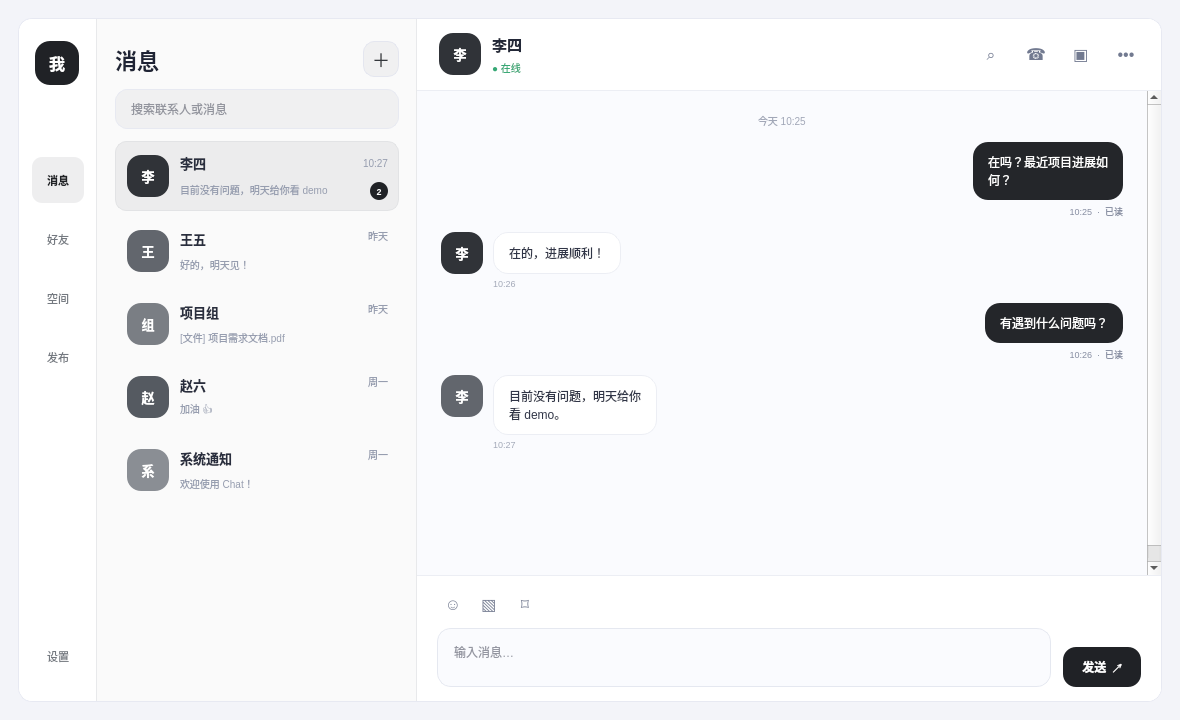
<?xml version="1.0" encoding="UTF-8"?>
<ui version="4.0">
 <class>LogicDialog</class>
 <widget class="QDialog" name="LogicDialog">
  <property name="geometry">
   <rect><x>0</x><y>0</y><width>1180</width><height>720</height></rect>
  </property>
  <property name="minimumSize">
   <size><width>980</width><height>620</height></size>
  </property>
  <property name="windowTitle"><string>Chat · 会话</string></property>
  <property name="styleSheet">
   <string notr="true">#LogicDialog {
    background: #f3f4f9;
}
#rootFrame {
    background: #ffffff;
    border: 1px solid #e7e9f2;
    border-radius: 14px;
}
#sideBar {
    background: #ffffff;
    border-right: 1px solid #e8e9eb;
    border-top-left-radius: 14px;
    border-bottom-left-radius: 14px;
}
#profileBadge {
    min-width: 44px;
    max-width: 44px;
    min-height: 44px;
    max-height: 44px;
    border-radius: 15px;
    background: #202226;
    color: #ffffff;
    font-size: 16px;
    font-weight: 700;
}
#messageNav, #contactNav, #spaceNav, #publishNav, #settingsNav {
    min-width: 52px;
    max-width: 52px;
    min-height: 46px;
    max-height: 46px;
    border: none;
    border-radius: 10px;
    color: #747980;
    background: transparent;
    font-size: 11px;
}
#messageNav:checked, #contactNav:checked, #spaceNav:checked, #publishNav:checked, #settingsNav:checked {
    color: #202226;
    background: #eeeeef;
    font-weight: 600;
}
#messageNav:hover, #contactNav:hover, #spaceNav:hover, #publishNav:hover, #settingsNav:hover {
    color: #202226;
    background: #f3f3f4;
}
#conversationPanel {
    background: #fafafa;
    border-right: 1px solid #e8e9eb;
}
#conversationTitle {
    color: #1f2435;
    font-size: 22px;
    font-weight: 700;
}
#addConversationButton {
    min-width: 34px;
    max-width: 34px;
    min-height: 34px;
    max-height: 34px;
    border: 1px solid #e4e6ef;
    border-radius: 11px;
    color: #34373c;
    background: #f0f0f1;
    font-size: 18px;
}
#addConversationButton:hover {
    background: #e7e7e8;
    border-color: #d8d9db;
}
#searchEdit {
    min-height: 38px;
    border: 1px solid #e7e9f1;
    border-radius: 12px;
    padding: 0 13px;
    color: #33384a;
    background: #f0f0f1;
    font-size: 12px;
}
#searchEdit:focus {
    border-color: #aeb1b7;
    background: #ffffff;
}
#conversationScroll {
    border: none;
    background: transparent;
}
#conversationScrollWidget {
    background: transparent;
}
#activeConversation {
    background: #ececed;
    border: 1px solid #e2e3e5;
    border-radius: 11px;
}
#conversationTwo, #conversationThree, #conversationFour, #conversationFive {
    background: transparent;
    border: 1px solid transparent;
    border-radius: 11px;
}
#conversationTwo:hover, #conversationThree:hover, #conversationFour:hover, #conversationFive:hover {
    background: #f0f0f1;
}
#avatarOne, #avatarTwo, #avatarThree, #avatarFour, #avatarFive, #chatAvatar, #messageAvatarOne, #messageAvatarTwo {
    min-width: 42px;
    max-width: 42px;
    min-height: 42px;
    max-height: 42px;
    border-radius: 14px;
    color: #ffffff;
    font-size: 13px;
    font-weight: 700;
}
#avatarOne, #chatAvatar, #messageAvatarOne { background: #303338; }
#avatarTwo { background: #62666d; }
#avatarThree { background: #7a7e84; }
#avatarFour { background: #555a61; }
#avatarFive { background: #8a8e94; }
#messageAvatarTwo { background: #62666d; }
#conversationNameOne, #conversationNameTwo, #conversationNameThree, #conversationNameFour, #conversationNameFive {
    color: #292e3e;
    font-size: 13px;
    font-weight: 600;
}
#conversationPreviewOne, #conversationPreviewTwo, #conversationPreviewThree, #conversationPreviewFour, #conversationPreviewFive,
#conversationTimeOne, #conversationTimeTwo, #conversationTimeThree, #conversationTimeFour, #conversationTimeFive {
    color: #969daf;
    font-size: 10px;
}
#unreadBadge {
    min-width: 18px;
    max-width: 18px;
    min-height: 18px;
    max-height: 18px;
    border-radius: 9px;
    background: #202226;
    color: #ffffff;
    font-size: 9px;
    font-weight: 700;
}
#chatPanel {
    background: #ffffff;
    border-top-right-radius: 14px;
    border-bottom-right-radius: 14px;
}
#chatHeader {
    background: #ffffff;
    border-bottom: 1px solid #eceef4;
    border-top-right-radius: 14px;
}
#chatName {
    color: #232838;
    font-size: 15px;
    font-weight: 700;
}
#chatStatus {
    color: #36a875;
    font-size: 10px;
}
#searchChatButton, #callButton, #videoButton, #moreButton {
    min-width: 34px;
    max-width: 34px;
    min-height: 34px;
    max-height: 34px;
    border: none;
    border-radius: 11px;
    background: transparent;
    color: #727a90;
    font-size: 16px;
}
#searchChatButton:hover, #callButton:hover, #videoButton:hover, #moreButton:hover {
    background: #f0f0f1;
    color: #202226;
}
#messageScroll {
    border: none;
    background: #fafbfe;
}
#messageScrollWidget {
    background: #fafbfe;
}
#dateLabel {
    color: #a1a7b7;
    font-size: 10px;
}
#incomingBubbleOne, #incomingBubbleTwo {
    background: #ffffff;
    border: 1px solid #eceef4;
    border-radius: 15px;
}
#outgoingBubbleOne, #outgoingBubbleTwo {
    background: #24262a;
    border: none;
    border-radius: 15px;
}
#incomingTextOne, #incomingTextTwo {
    color: #303547;
    font-size: 12px;
}
#outgoingTextOne, #outgoingTextTwo {
    color: #ffffff;
    font-size: 12px;
}
#incomingTimeOne, #incomingTimeTwo, #outgoingTimeOne, #outgoingTimeTwo {
    color: #a3a9b8;
    font-size: 9px;
}
#outgoingTimeOne, #outgoingTimeTwo {
    color: #858ca0;
}
#composerFrame {
    background: #ffffff;
    border-top: 1px solid #eceef4;
    border-bottom-right-radius: 14px;
}
#emojiButton, #imageButton, #fileButton {
    min-width: 32px;
    max-width: 32px;
    min-height: 32px;
    max-height: 32px;
    border: none;
    border-radius: 10px;
    background: transparent;
    color: #7b8296;
    font-size: 16px;
}
#emojiButton:hover, #imageButton:hover, #fileButton:hover {
    background: #f0f0f1;
    color: #202226;
}
#messageEdit {
    border: 1px solid #e5e8f0;
    border-radius: 14px;
    padding: 10px 12px;
    background: #fafbfe;
    color: #2d3244;
    font-size: 12px;
}
#messageEdit:focus {
    border-color: #aeb1b7;
    background: #ffffff;
}
#sendButton {
    min-width: 78px;
    min-height: 40px;
    border: none;
    border-radius: 13px;
    color: #ffffff;
    font-size: 12px;
    font-weight: 700;
    background: #202226;
}
#sendButton:hover {
    background: #3a3d42;
}</string>
  </property>
  <layout class="QVBoxLayout" name="dialogOuterLayout">
   <property name="leftMargin"><number>18</number></property>
   <property name="topMargin"><number>18</number></property>
   <property name="rightMargin"><number>18</number></property>
   <property name="bottomMargin"><number>18</number></property>
   <item>
    <widget class="QFrame" name="rootFrame">
     <property name="frameShape"><enum>QFrame::NoFrame</enum></property>
     <layout class="QHBoxLayout" name="rootLayout">
      <property name="spacing"><number>0</number></property>
      <property name="leftMargin"><number>0</number></property>
      <property name="topMargin"><number>0</number></property>
      <property name="rightMargin"><number>0</number></property>
      <property name="bottomMargin"><number>0</number></property>
      <item>
       <widget class="QFrame" name="sideBar">
        <property name="minimumSize"><size><width>78</width><height>0</height></size></property>
        <property name="maximumSize"><size><width>78</width><height>16777215</height></size></property>
        <property name="frameShape"><enum>QFrame::NoFrame</enum></property>
        <layout class="QVBoxLayout" name="sideLayout">
         <property name="spacing"><number>13</number></property>
         <property name="leftMargin"><number>13</number></property>
         <property name="topMargin"><number>22</number></property>
         <property name="rightMargin"><number>13</number></property>
         <property name="bottomMargin"><number>22</number></property>
         <item alignment="Qt::AlignHCenter"><widget class="QLabel" name="profileBadge"><property name="text"><string>我</string></property><property name="alignment"><set>Qt::AlignCenter</set></property></widget></item>
         <item><spacer name="sideTopSpacer"><property name="orientation"><enum>Qt::Vertical</enum></property><property name="sizeHint" stdset="0"><size><width>20</width><height>20</height></size></property></spacer></item>
         <item alignment="Qt::AlignHCenter"><widget class="QPushButton" name="messageNav"><property name="text"><string>消息</string></property><property name="checkable"><bool>true</bool></property><property name="checked"><bool>true</bool></property><property name="cursor"><cursorShape>PointingHandCursor</cursorShape></property></widget></item>
         <item alignment="Qt::AlignHCenter"><widget class="QPushButton" name="contactNav"><property name="text"><string>好友</string></property><property name="checkable"><bool>true</bool></property><property name="cursor"><cursorShape>PointingHandCursor</cursorShape></property></widget></item>
         <item alignment="Qt::AlignHCenter"><widget class="QPushButton" name="spaceNav"><property name="text"><string>空间</string></property><property name="checkable"><bool>true</bool></property><property name="cursor"><cursorShape>PointingHandCursor</cursorShape></property></widget></item>
         <item alignment="Qt::AlignHCenter"><widget class="QPushButton" name="publishNav"><property name="text"><string>发布</string></property><property name="checkable"><bool>true</bool></property><property name="cursor"><cursorShape>PointingHandCursor</cursorShape></property></widget></item>
         <item><spacer name="sideBottomSpacer"><property name="orientation"><enum>Qt::Vertical</enum></property><property name="sizeHint" stdset="0"><size><width>20</width><height>240</height></size></property></spacer></item>
         <item alignment="Qt::AlignHCenter"><widget class="QPushButton" name="settingsNav"><property name="text"><string>设置</string></property><property name="checkable"><bool>true</bool></property><property name="cursor"><cursorShape>PointingHandCursor</cursorShape></property></widget></item>
        </layout>
       </widget>
      </item>
      <item>
       <widget class="QFrame" name="conversationPanel">
        <property name="minimumSize"><size><width>292</width><height>0</height></size></property>
        <property name="maximumSize"><size><width>320</width><height>16777215</height></size></property>
        <property name="frameShape"><enum>QFrame::NoFrame</enum></property>
        <layout class="QVBoxLayout" name="conversationPanelLayout">
         <property name="spacing"><number>12</number></property>
         <property name="leftMargin"><number>18</number></property>
         <property name="topMargin"><number>22</number></property>
         <property name="rightMargin"><number>18</number></property>
         <property name="bottomMargin"><number>18</number></property>
         <item>
          <layout class="QHBoxLayout" name="conversationHeaderLayout">
           <item><widget class="QLabel" name="conversationTitle"><property name="text"><string>消息</string></property></widget></item>
           <item><spacer name="conversationHeaderSpacer"><property name="orientation"><enum>Qt::Horizontal</enum></property><property name="sizeHint" stdset="0"><size><width>40</width><height>20</height></size></property></spacer></item>
           <item><widget class="QPushButton" name="addConversationButton"><property name="text"><string>＋</string></property><property name="cursor"><cursorShape>PointingHandCursor</cursorShape></property></widget></item>
          </layout>
         </item>
         <item><widget class="QLineEdit" name="searchEdit"><property name="placeholderText"><string>搜索联系人或消息</string></property><property name="clearButtonEnabled"><bool>true</bool></property></widget></item>
         <item>
          <widget class="QScrollArea" name="conversationScroll">
           <property name="widgetResizable"><bool>true</bool></property>
           <property name="horizontalScrollBarPolicy"><enum>Qt::ScrollBarAlwaysOff</enum></property>
           <widget class="QWidget" name="conversationScrollWidget">
            <property name="geometry"><rect><x>0</x><y>0</y><width>252</width><height>550</height></rect></property>
            <layout class="QVBoxLayout" name="conversationListLayout">
             <property name="spacing"><number>7</number></property>
             <property name="leftMargin"><number>0</number></property><property name="topMargin"><number>0</number></property><property name="rightMargin"><number>0</number></property><property name="bottomMargin"><number>0</number></property>
             <item>
              <widget class="QFrame" name="activeConversation">
               <property name="minimumSize"><size><width>0</width><height>70</height></size></property>
               <layout class="QHBoxLayout" name="activeConversationLayout">
                <property name="spacing"><number>11</number></property><property name="leftMargin"><number>11</number></property><property name="topMargin"><number>10</number></property><property name="rightMargin"><number>10</number></property><property name="bottomMargin"><number>10</number></property>
                <item><widget class="QLabel" name="avatarOne"><property name="text"><string>李</string></property><property name="alignment"><set>Qt::AlignCenter</set></property></widget></item>
                <item>
                 <layout class="QVBoxLayout" name="activeConversationTextLayout">
                  <property name="spacing"><number>5</number></property>
                  <item><widget class="QLabel" name="conversationNameOne"><property name="text"><string>李四</string></property></widget></item>
                  <item><widget class="QLabel" name="conversationPreviewOne"><property name="text"><string>目前没有问题，明天给你看 demo</string></property><property name="textFormat"><enum>Qt::PlainText</enum></property></widget></item>
                 </layout>
                </item>
                <item>
                 <layout class="QVBoxLayout" name="activeConversationMetaLayout">
                  <property name="spacing"><number>8</number></property>
                  <item><widget class="QLabel" name="conversationTimeOne"><property name="text"><string>10:27</string></property><property name="alignment"><set>Qt::AlignRight|Qt::AlignVCenter</set></property></widget></item>
                  <item alignment="Qt::AlignRight"><widget class="QLabel" name="unreadBadge"><property name="text"><string>2</string></property><property name="alignment"><set>Qt::AlignCenter</set></property></widget></item>
                 </layout>
                </item>
               </layout>
              </widget>
             </item>
             <item>
              <widget class="QFrame" name="conversationTwo">
               <property name="minimumSize"><size><width>0</width><height>66</height></size></property>
               <layout class="QHBoxLayout" name="conversationTwoLayout"><property name="spacing"><number>11</number></property><property name="leftMargin"><number>11</number></property><property name="topMargin"><number>9</number></property><property name="rightMargin"><number>10</number></property><property name="bottomMargin"><number>9</number></property>
                <item><widget class="QLabel" name="avatarTwo"><property name="text"><string>王</string></property><property name="alignment"><set>Qt::AlignCenter</set></property></widget></item>
                <item><layout class="QVBoxLayout" name="conversationTwoTextLayout"><property name="spacing"><number>5</number></property><item><widget class="QLabel" name="conversationNameTwo"><property name="text"><string>王五</string></property></widget></item><item><widget class="QLabel" name="conversationPreviewTwo"><property name="text"><string>好的，明天见！</string></property></widget></item></layout></item>
                <item><widget class="QLabel" name="conversationTimeTwo"><property name="text"><string>昨天</string></property><property name="alignment"><set>Qt::AlignRight|Qt::AlignTop</set></property></widget></item>
               </layout>
              </widget>
             </item>
             <item>
              <widget class="QFrame" name="conversationThree">
               <property name="minimumSize"><size><width>0</width><height>66</height></size></property>
               <layout class="QHBoxLayout" name="conversationThreeLayout"><property name="spacing"><number>11</number></property><property name="leftMargin"><number>11</number></property><property name="topMargin"><number>9</number></property><property name="rightMargin"><number>10</number></property><property name="bottomMargin"><number>9</number></property>
                <item><widget class="QLabel" name="avatarThree"><property name="text"><string>组</string></property><property name="alignment"><set>Qt::AlignCenter</set></property></widget></item>
                <item><layout class="QVBoxLayout" name="conversationThreeTextLayout"><property name="spacing"><number>5</number></property><item><widget class="QLabel" name="conversationNameThree"><property name="text"><string>项目组</string></property></widget></item><item><widget class="QLabel" name="conversationPreviewThree"><property name="text"><string>[文件] 项目需求文档.pdf</string></property></widget></item></layout></item>
                <item><widget class="QLabel" name="conversationTimeThree"><property name="text"><string>昨天</string></property><property name="alignment"><set>Qt::AlignRight|Qt::AlignTop</set></property></widget></item>
               </layout>
              </widget>
             </item>
             <item>
              <widget class="QFrame" name="conversationFour">
               <property name="minimumSize"><size><width>0</width><height>66</height></size></property>
               <layout class="QHBoxLayout" name="conversationFourLayout"><property name="spacing"><number>11</number></property><property name="leftMargin"><number>11</number></property><property name="topMargin"><number>9</number></property><property name="rightMargin"><number>10</number></property><property name="bottomMargin"><number>9</number></property>
                <item><widget class="QLabel" name="avatarFour"><property name="text"><string>赵</string></property><property name="alignment"><set>Qt::AlignCenter</set></property></widget></item>
                <item><layout class="QVBoxLayout" name="conversationFourTextLayout"><property name="spacing"><number>5</number></property><item><widget class="QLabel" name="conversationNameFour"><property name="text"><string>赵六</string></property></widget></item><item><widget class="QLabel" name="conversationPreviewFour"><property name="text"><string>加油 👍</string></property></widget></item></layout></item>
                <item><widget class="QLabel" name="conversationTimeFour"><property name="text"><string>周一</string></property><property name="alignment"><set>Qt::AlignRight|Qt::AlignTop</set></property></widget></item>
               </layout>
              </widget>
             </item>
             <item>
              <widget class="QFrame" name="conversationFive">
               <property name="minimumSize"><size><width>0</width><height>66</height></size></property>
               <layout class="QHBoxLayout" name="conversationFiveLayout"><property name="spacing"><number>11</number></property><property name="leftMargin"><number>11</number></property><property name="topMargin"><number>9</number></property><property name="rightMargin"><number>10</number></property><property name="bottomMargin"><number>9</number></property>
                <item><widget class="QLabel" name="avatarFive"><property name="text"><string>系</string></property><property name="alignment"><set>Qt::AlignCenter</set></property></widget></item>
                <item><layout class="QVBoxLayout" name="conversationFiveTextLayout"><property name="spacing"><number>5</number></property><item><widget class="QLabel" name="conversationNameFive"><property name="text"><string>系统通知</string></property></widget></item><item><widget class="QLabel" name="conversationPreviewFive"><property name="text"><string>欢迎使用 Chat！</string></property></widget></item></layout></item>
                <item><widget class="QLabel" name="conversationTimeFive"><property name="text"><string>周一</string></property><property name="alignment"><set>Qt::AlignRight|Qt::AlignTop</set></property></widget></item>
               </layout>
              </widget>
             </item>
             <item><spacer name="conversationBottomSpacer"><property name="orientation"><enum>Qt::Vertical</enum></property><property name="sizeHint" stdset="0"><size><width>20</width><height>180</height></size></property></spacer></item>
            </layout>
           </widget>
          </widget>
         </item>
        </layout>
       </widget>
      </item>
      <item>
       <widget class="QFrame" name="chatPanel">
        <property name="frameShape"><enum>QFrame::NoFrame</enum></property>
        <layout class="QVBoxLayout" name="chatPanelLayout">
         <property name="spacing"><number>0</number></property><property name="leftMargin"><number>0</number></property><property name="topMargin"><number>0</number></property><property name="rightMargin"><number>0</number></property><property name="bottomMargin"><number>0</number></property>
         <item>
          <widget class="QFrame" name="chatHeader">
           <property name="minimumSize"><size><width>0</width><height>72</height></size></property>
           <property name="maximumSize"><size><width>16777215</width><height>72</height></size></property>
           <layout class="QHBoxLayout" name="chatHeaderLayout">
            <property name="spacing"><number>11</number></property><property name="leftMargin"><number>22</number></property><property name="topMargin"><number>14</number></property><property name="rightMargin"><number>18</number></property><property name="bottomMargin"><number>14</number></property>
            <item><widget class="QLabel" name="chatAvatar"><property name="text"><string>李</string></property><property name="alignment"><set>Qt::AlignCenter</set></property></widget></item>
            <item><layout class="QVBoxLayout" name="chatNameLayout"><property name="spacing"><number>3</number></property><item><widget class="QLabel" name="chatName"><property name="text"><string>李四</string></property></widget></item><item><widget class="QLabel" name="chatStatus"><property name="text"><string>● 在线</string></property></widget></item></layout></item>
            <item><spacer name="chatHeaderSpacer"><property name="orientation"><enum>Qt::Horizontal</enum></property><property name="sizeHint" stdset="0"><size><width>40</width><height>20</height></size></property></spacer></item>
            <item><widget class="QPushButton" name="searchChatButton"><property name="text"><string>⌕</string></property><property name="toolTip"><string>搜索聊天记录</string></property><property name="cursor"><cursorShape>PointingHandCursor</cursorShape></property></widget></item>
            <item><widget class="QPushButton" name="callButton"><property name="text"><string>☎</string></property><property name="toolTip"><string>语音通话</string></property><property name="cursor"><cursorShape>PointingHandCursor</cursorShape></property></widget></item>
            <item><widget class="QPushButton" name="videoButton"><property name="text"><string>▣</string></property><property name="toolTip"><string>视频通话</string></property><property name="cursor"><cursorShape>PointingHandCursor</cursorShape></property></widget></item>
            <item><widget class="QPushButton" name="moreButton"><property name="text"><string>•••</string></property><property name="toolTip"><string>更多</string></property><property name="cursor"><cursorShape>PointingHandCursor</cursorShape></property></widget></item>
           </layout>
          </widget>
         </item>
         <item>
          <widget class="QScrollArea" name="messageScroll">
           <property name="widgetResizable"><bool>true</bool></property>
           <property name="horizontalScrollBarPolicy"><enum>Qt::ScrollBarAlwaysOff</enum></property>
           <widget class="QWidget" name="messageScrollWidget">
            <property name="geometry"><rect><x>0</x><y>0</y><width>738</width><height>478</height></rect></property>
            <layout class="QVBoxLayout" name="messageListLayout">
             <property name="spacing"><number>14</number></property><property name="leftMargin"><number>24</number></property><property name="topMargin"><number>22</number></property><property name="rightMargin"><number>24</number></property><property name="bottomMargin"><number>22</number></property>
             <item alignment="Qt::AlignHCenter"><widget class="QLabel" name="dateLabel"><property name="text"><string>今天 10:25</string></property></widget></item>
             <item>
              <layout class="QHBoxLayout" name="outgoingRowOne"><property name="spacing"><number>10</number></property><item><spacer name="outgoingSpacerOne"><property name="orientation"><enum>Qt::Horizontal</enum></property><property name="sizeHint" stdset="0"><size><width>180</width><height>20</height></size></property></spacer></item><item><layout class="QVBoxLayout" name="outgoingMessageOneLayout"><property name="spacing"><number>4</number></property><item><widget class="QFrame" name="outgoingBubbleOne"><layout class="QVBoxLayout" name="outgoingBubbleOneLayout"><property name="leftMargin"><number>15</number></property><property name="topMargin"><number>11</number></property><property name="rightMargin"><number>15</number></property><property name="bottomMargin"><number>11</number></property><item><widget class="QLabel" name="outgoingTextOne"><property name="text"><string>在吗？最近项目进展如何？</string></property><property name="wordWrap"><bool>true</bool></property></widget></item></layout></widget></item><item><widget class="QLabel" name="outgoingTimeOne"><property name="text"><string>10:25  ·  已读</string></property><property name="alignment"><set>Qt::AlignRight|Qt::AlignVCenter</set></property></widget></item></layout></item></layout>
             </item>
             <item>
              <layout class="QHBoxLayout" name="incomingRowOne"><property name="spacing"><number>10</number></property><item alignment="Qt::AlignTop"><widget class="QLabel" name="messageAvatarOne"><property name="text"><string>李</string></property><property name="alignment"><set>Qt::AlignCenter</set></property></widget></item><item><layout class="QVBoxLayout" name="incomingMessageOneLayout"><property name="spacing"><number>4</number></property><item><widget class="QFrame" name="incomingBubbleOne"><layout class="QVBoxLayout" name="incomingBubbleOneLayout"><property name="leftMargin"><number>15</number></property><property name="topMargin"><number>11</number></property><property name="rightMargin"><number>15</number></property><property name="bottomMargin"><number>11</number></property><item><widget class="QLabel" name="incomingTextOne"><property name="text"><string>在的，进展顺利！</string></property><property name="wordWrap"><bool>true</bool></property></widget></item></layout></widget></item><item><widget class="QLabel" name="incomingTimeOne"><property name="text"><string>10:26</string></property></widget></item></layout></item><item><spacer name="incomingSpacerOne"><property name="orientation"><enum>Qt::Horizontal</enum></property><property name="sizeHint" stdset="0"><size><width>220</width><height>20</height></size></property></spacer></item></layout>
             </item>
             <item>
              <layout class="QHBoxLayout" name="outgoingRowTwo"><property name="spacing"><number>10</number></property><item><spacer name="outgoingSpacerTwo"><property name="orientation"><enum>Qt::Horizontal</enum></property><property name="sizeHint" stdset="0"><size><width>180</width><height>20</height></size></property></spacer></item><item><layout class="QVBoxLayout" name="outgoingMessageTwoLayout"><property name="spacing"><number>4</number></property><item><widget class="QFrame" name="outgoingBubbleTwo"><layout class="QVBoxLayout" name="outgoingBubbleTwoLayout"><property name="leftMargin"><number>15</number></property><property name="topMargin"><number>11</number></property><property name="rightMargin"><number>15</number></property><property name="bottomMargin"><number>11</number></property><item><widget class="QLabel" name="outgoingTextTwo"><property name="text"><string>有遇到什么问题吗？</string></property><property name="wordWrap"><bool>true</bool></property></widget></item></layout></widget></item><item><widget class="QLabel" name="outgoingTimeTwo"><property name="text"><string>10:26  ·  已读</string></property><property name="alignment"><set>Qt::AlignRight|Qt::AlignVCenter</set></property></widget></item></layout></item></layout>
             </item>
             <item>
              <layout class="QHBoxLayout" name="incomingRowTwo"><property name="spacing"><number>10</number></property><item alignment="Qt::AlignTop"><widget class="QLabel" name="messageAvatarTwo"><property name="text"><string>李</string></property><property name="alignment"><set>Qt::AlignCenter</set></property></widget></item><item><layout class="QVBoxLayout" name="incomingMessageTwoLayout"><property name="spacing"><number>4</number></property><item><widget class="QFrame" name="incomingBubbleTwo"><layout class="QVBoxLayout" name="incomingBubbleTwoLayout"><property name="leftMargin"><number>15</number></property><property name="topMargin"><number>11</number></property><property name="rightMargin"><number>15</number></property><property name="bottomMargin"><number>11</number></property><item><widget class="QLabel" name="incomingTextTwo"><property name="text"><string>目前没有问题，明天给你看 demo。</string></property><property name="wordWrap"><bool>true</bool></property></widget></item></layout></widget></item><item><widget class="QLabel" name="incomingTimeTwo"><property name="text"><string>10:27</string></property></widget></item></layout></item><item><spacer name="incomingSpacerTwo"><property name="orientation"><enum>Qt::Horizontal</enum></property><property name="sizeHint" stdset="0"><size><width>180</width><height>20</height></size></property></spacer></item></layout>
             </item>
             <item><spacer name="messagesBottomSpacer"><property name="orientation"><enum>Qt::Vertical</enum></property><property name="sizeHint" stdset="0"><size><width>20</width><height>120</height></size></property></spacer></item>
            </layout>
           </widget>
          </widget>
         </item>
         <item>
          <widget class="QFrame" name="composerFrame">
           <property name="minimumSize"><size><width>0</width><height>126</height></size></property>
           <property name="maximumSize"><size><width>16777215</width><height>126</height></size></property>
           <layout class="QVBoxLayout" name="composerLayout">
            <property name="spacing"><number>8</number></property><property name="leftMargin"><number>20</number></property><property name="topMargin"><number>12</number></property><property name="rightMargin"><number>20</number></property><property name="bottomMargin"><number>14</number></property>
            <item>
             <layout class="QHBoxLayout" name="composerToolsLayout"><property name="spacing"><number>4</number></property><item><widget class="QPushButton" name="emojiButton"><property name="text"><string>☺</string></property><property name="toolTip"><string>表情</string></property><property name="cursor"><cursorShape>PointingHandCursor</cursorShape></property></widget></item><item><widget class="QPushButton" name="imageButton"><property name="text"><string>▧</string></property><property name="toolTip"><string>图片</string></property><property name="cursor"><cursorShape>PointingHandCursor</cursorShape></property></widget></item><item><widget class="QPushButton" name="fileButton"><property name="text"><string>⌑</string></property><property name="toolTip"><string>文件</string></property><property name="cursor"><cursorShape>PointingHandCursor</cursorShape></property></widget></item><item><spacer name="composerToolsSpacer"><property name="orientation"><enum>Qt::Horizontal</enum></property><property name="sizeHint" stdset="0"><size><width>40</width><height>20</height></size></property></spacer></item></layout>
            </item>
            <item>
             <layout class="QHBoxLayout" name="composerInputLayout"><property name="spacing"><number>12</number></property><item><widget class="QPlainTextEdit" name="messageEdit"><property name="placeholderText"><string>输入消息…</string></property><property name="maximumBlockCount"><number>8</number></property></widget></item><item alignment="Qt::AlignBottom"><widget class="QPushButton" name="sendButton"><property name="text"><string>发送  ↗</string></property><property name="cursor"><cursorShape>PointingHandCursor</cursorShape></property></widget></item></layout>
            </item>
           </layout>
          </widget>
         </item>
        </layout>
       </widget>
      </item>
     </layout>
    </widget>
   </item>
  </layout>
 </widget>
 <resources/>
 <connections/>
</ui>
